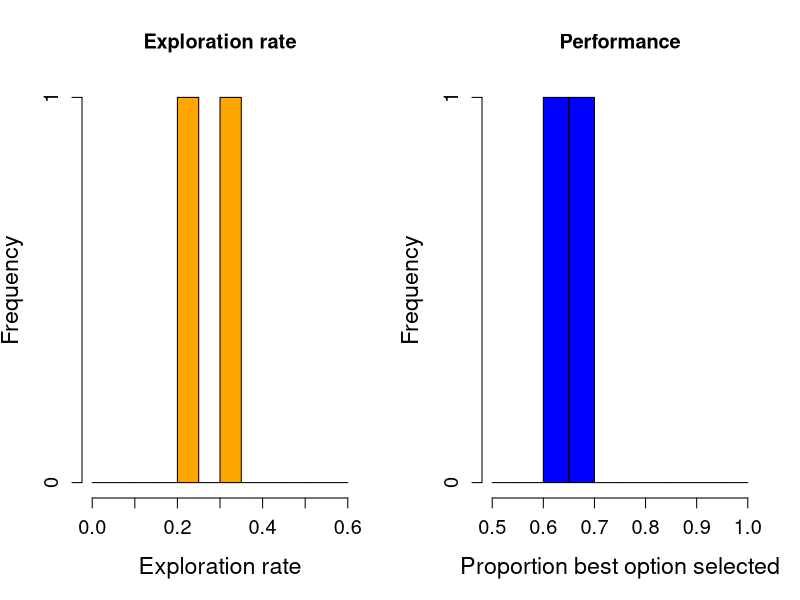
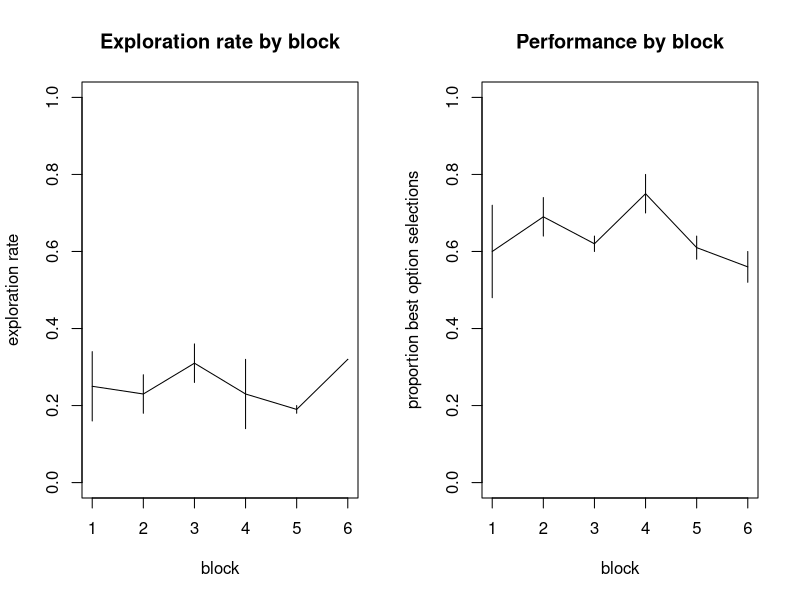

Write the R code that produced these figures, in order.


###########

# read in the data file and name the columns
alldata = read.table("alldata-converted.txt", header=F)
names(alldata) = c("subj", "cond", "p_flip", "trial_type", "trial", "a_reward", "b_reward", "res", "rew", "RT", "n_missed")



###########################################################################
# this part adds two new columns to the data, one that tells if they explored in that trial
# and one that tells if they chose the best option

alldata$explore <- NULL
alldata$best <- NULL

highest_seen <- 20
for (i in 1:length(alldata$subj)) {
	
	if (alldata[i,]$trial == 1) {
		alldata$explore[i] <- 0
		highest_seen <- 20
	} 
	else if (alldata[i,]$rew == highest_seen | alldata[i,]$rew == highest_seen + 20 ) {
		alldata$explore[i] <- 0
		highest_seen <- alldata[i,]$rew
	}
	else {
		alldata$explore[i] <- 1
		if (alldata[i,]$rew > highest_seen) {
			highest_seen <- alldata[i,]$rew
		}
	}
	
	if (alldata[i,]$rew == max(alldata[i,]$a_reward, alldata[i,]$b_reward)) {
		alldata$best[i] <- 1
	}
	else { alldata$best[i] <- 0}
	
}

###########################################################################
# EXCLUSIONS
###########################################################################
# for removing subjects that you want to exclude from further analyses
alldata <- alldata[alldata$subj != 11111,] # replace with subject number to exclude
#alldata <- alldata[alldata$subj != 22222,]

#########################################################
# MAIN behavioral measures

# exploration rate by subject
explore_by_subj = tapply(alldata$explore, alldata$subj, mean)
explore_by_subj
# mean and standard deviation
mean(explore_by_subj)
sd(explore_by_subj)

# task performance (proportion of trials they chose the actual best option) by subject
performance_by_subj = tapply(alldata$best, alldata$subj, mean)
performance_by_subj 
# mean and standard deviation
mean(performance_by_subj)
sd(performance_by_subj)


#######################################################################
# histograms
#######################################################################

# plot some histograms of performance and exploration rate
par(mfrow=c(1,2))

hist(explore_by_subj,
	main = "Exploration rate",
	xlab="Exploration rate",
	col = "orange", xlim=c(0,0.6),
	breaks = c(0, 0.05, 0.1, 0.15, 0.2, 0.25, 0.3, 0.35, 0.4, 0.45, 0.5, 0.55, 0.6), 
	cex.lab = 1.4, cex.axis=1.2)

#quartz()
hist(performance_by_subj,
	main = "Performance",
	xlab="Proportion best option selected",
	col="blue", xlim=c(0.5,1.0), 
	breaks = c(0.5, 0.55, 0.6, 0.65, 0.7, 0.75, 0.8, 0.85, 0.9, 0.95, 1.0), 
	cex.lab = 1.4, cex.axis=1.2)


##########################################################################
# BY BLOCK ANALYSES
##########################################################################

# make a new columan that divides the data up into blocks of 50 trials
alldata$block <- floor( (alldata$trial-1)/50 + 1)

# get exploration rate and performance by block per subject
explore_by_block = tapply(alldata$explore, list(alldata$subj, alldata$block), mean)
performance_by_block = tapply(alldata$best, list(alldata$subj, alldata$block), mean)

explore_by_block
performance_by_block

# get block means
explore_means <- apply(explore_by_block, 2, mean)
performance_means <- apply(performance_by_block, 2, mean)

# get standard deviations
explore_sds <- apply(explore_by_block, 2, sd)
performance_sds <- apply(performance_by_block, 2, sd)

# number of subjects
Nsubjs <- length(unique(alldata$subj))

# standard errors
explore_ses <- explore_sds/sqrt(Nsubjs)
performance_ses <- performance_sds/sqrt(Nsubjs)

# plot by block means
par(mfrow=c(1,2))
x <- seq(length(explore_means))
plot(explore_means, type = 'l', main =  "Exploration rate by block", 
			 xlab = "block", ylab = "exploration rate", ylim=c(0,1))
segments(x, explore_means+explore_ses, x, explore_means-explore_ses)		 
			 
plot(performance_means, type = 'l', main =  "Performance by block", 
			 xlab = "block", ylab = "proportion best option selections", ylim=c(0,1))	
segments(x, performance_means+performance_ses, x, performance_means-performance_ses)			 

####################################################################
# MODEL ANALYSES
####################################################################

# read in the model fit output files
RL_data <- read.table('RL_fits.txt', header=F)
names(RL_data) <- c('subj', 'nllh', 'BIC', 'SM_parameter')

baseline_data <- read.table('baseline_fits.txt', header=F)
names(baseline_data) <- c('subj', 'nllh', 'BIC', 'prob_A')

IA_data <- read.table('IA_fits.txt', header=F)
names(IA_data) <- c('subj', 'nllh', 'BIC', 'p_flip', 'SM_parameter')

belief_data <- read.table('belief_fits.txt', header=F)
names(belief_data) <- c('subj', 'nllh', 'BIC', 'p_flip', 'SM_parameter')

# combine it all into one data file
combined_data <- NULL

combined_data$subj <- RL_data$subj
combined_data$RL_BIC <- RL_data$BIC
combined_data$baseline_BIC <- baseline_data$BIC
combined_data$IA_BIC <- IA_data$BIC
combined_data$belief_BIC <- belief_data$BIC
combined_data <- as.data.frame(combined_data)

# see which model was best (lowest BIC)
combined_data$RL_best <- as.numeric((combined_data$RL_BIC < combined_data$baseline_BIC) &
						  (combined_data$RL_BIC < combined_data$IA_BIC) &
						  (combined_data$RL_BIC < combined_data$belief_BIC))

combined_data$baseline_best <- as.numeric((combined_data$baseline_BIC < combined_data$RL_BIC) &
						  		(combined_data$baseline_BIC < combined_data$IA_BIC) &
						  		(combined_data$baseline_BIC < combined_data$belief_BIC))
						  		
combined_data$IA_best <- as.numeric((combined_data$IA_BIC < combined_data$RL_BIC) &
						  (combined_data$IA_BIC < combined_data$baseline_BIC) &
						  (combined_data$IA_BIC < combined_data$belief_BIC))
						  
combined_data$belief_best <- as.numeric((combined_data$belief_BIC < combined_data$baseline_BIC) &
						  (combined_data$belief_BIC < combined_data$IA_BIC) &
						  (combined_data$belief_BIC < combined_data$RL_BIC))

# check if IA fits better than the RL model (ignoring the other models)						  
combined_data$IA_over_RL <- as.numeric(combined_data$IA_BIC < combined_data$RL_BIC)

combined_data

# number of participants best fit by each model
total_RL_best_fit <- sum(combined_data$RL_best)
total_RL_best_fit

total_belief_best_fit <- sum(combined_data$belief_best)
total_belief_best_fit

total_IA_best_fit <- sum(combined_data$IA_best)
total_IA_best_fit

total_baseline_best_fit <- sum(combined_data$baseline_best)
total_baseline_best_fit

# number of participants IA fits better than the RL model 
sum(combined_data$IA_over_RL)

